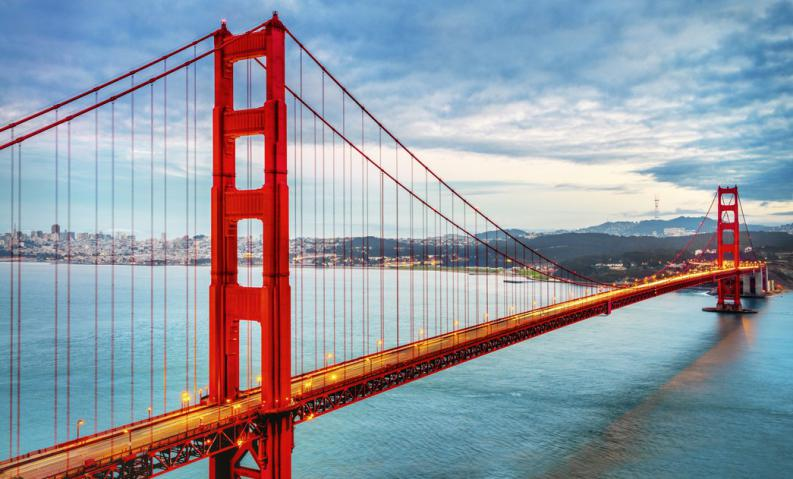
#> input picture pt1/Prácticas/07_Practica/golden_bridge.jpg, 793 x 479 px
$ python filtro.py
#> lines starting #> are read from the running program, lines starting #| are printed output that depends on the picture
#Filtro Gaussiano
import cv2
import numpy as np

img = cv2.imread('golden_bridge.jpg')
#> img is the input picture: shape (479, 793, 3); mean B, G, R 163.1, 152.6, 146.4
rows, cols = img.shape[:2]
#> rows = 479; cols = 793

#Generando una mascara vignette usando Gauss
kernel_x = cv2.getGaussianKernel(cols,200)
kernel_y = cv2.getGaussianKernel(rows,200)
kernel = kernel_y * kernel_x.T
mask = 255 * kernel / np.linalg.norm(kernel)
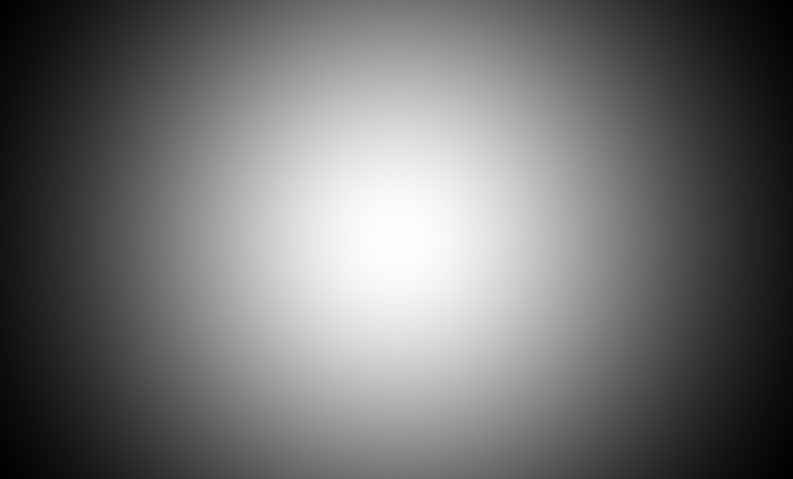
#> kernel: shape (479, 793) float64; min 3.75e-07, max 5.43e-06, mean 2.63e-06; drawn with min black and max white
output = np.copy(img)

#Aplicando la mascara a cada canal en la entrada de la imagen
for i in range(3):
    output[:,:,i] = output[:,:,i] * mask
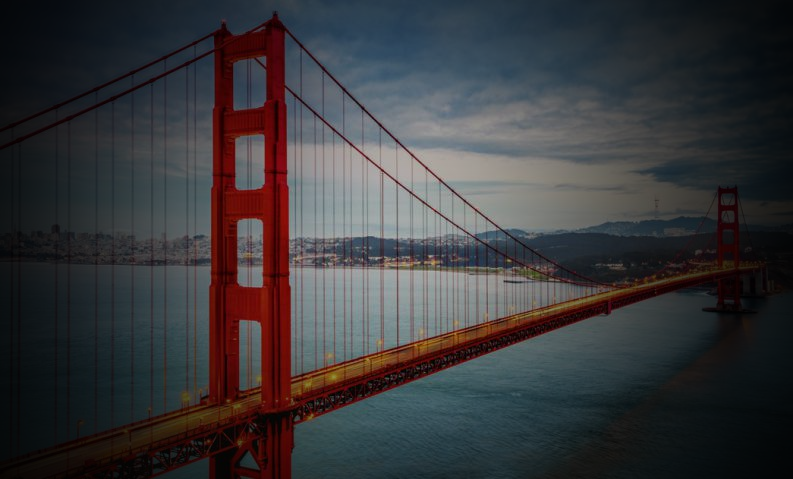
#> output: shape (479, 793, 3); mean B, G, R 59.2, 56.5, 57.1

cv2.imshow('Original', img)
cv2.imshow('Vignette', output)
cv2.waitKey(0)
